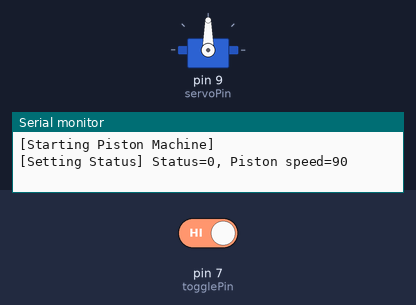
A sketch run on a simulated Arduino Uno, built with avr-gcc and run on an emulated ATmega328P. On the bench: servo, the last lines printed to the serial monitor. The test bench sets the inputs (shaded band); at power-on: pin 7 (togglePin) HIGH. Random numbers use the default seed unless the sketch sets one.

Above: at 1.2 s.
1.3 s: pin 7 (togglePin) driven LOW
At 8.2 s:
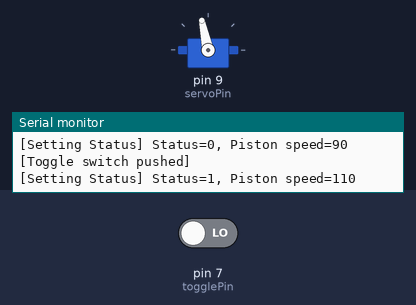
At 12.43 s:
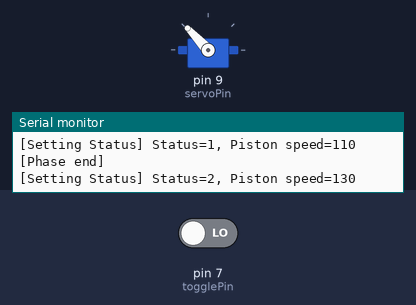
Timing chart, 0 to 13.5 s (numbered marks = the images above; inputs shaded):
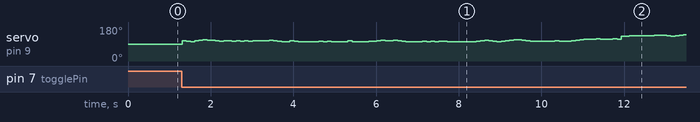

The sketch:

servo.ino
```cpp
#include <Servo.h>

// ピストンステータス
#define STATUS_STOP 0
#define STATUS_LOW  1
#define STATUS_MIDDLE 2
#define STATUS_HIGH 3
#define STATUS_REST 4

// pin番号
int togglePin = 7;
int servoPin = 9;

// サーボモータインスタンス
Servo servo;

// トグルスイッチ
int toggleVal = LOW;
int oldToggleVal = LOW;

// ピストン
int pistonStatus = 0;
int defaultPistonSpeed = 90;
int pistonSpeed = 90;
int loopCnt = 1;
int speedRange = 8;
int phaseLength = 120;

void setSpeed() {
    // ステータスごとにスピードを変更
    switch (pistonStatus) {
    case STATUS_STOP:
    case STATUS_REST:
      defaultPistonSpeed = 90;
      break;
    case STATUS_LOW:
      defaultPistonSpeed = 110;
      break;
    case STATUS_MIDDLE:
      defaultPistonSpeed = 130;
      break;
    case STATUS_HIGH:
      defaultPistonSpeed = 150;
      break;
    }
    pistonSpeed = defaultPistonSpeed;

    Serial.print("[Setting Status] Status=");
    Serial.print(pistonStatus);
    Serial.print(", Piston speed=");
    Serial.println(defaultPistonSpeed);
}

void setup() {
  Serial.begin(9600);
  Serial.println("[Starting Piston Machine]");
  pinMode(togglePin, INPUT_PULLUP);
  servo.attach(servoPin);
  setSpeed();
}

void loop() {
  toggleVal = digitalRead(togglePin);

  // トグルスイッチが押されたら
  if (toggleVal == LOW && oldToggleVal== HIGH) {
    Serial.println("[Toggle switch pushed]");
    // ステータスを変更
    if (pistonStatus == STATUS_STOP) {
      pistonStatus = STATUS_LOW;
    } else {
      pistonStatus = STATUS_STOP;
    }
    setSpeed();
  }
  oldToggleVal = toggleVal;

  if (pistonStatus != STATUS_STOP) {
    pistonSpeed += random(7) - 3;
    if (pistonSpeed < defaultPistonSpeed - speedRange) {
      pistonSpeed = defaultPistonSpeed - speedRange;
    } else if (pistonSpeed > defaultPistonSpeed + speedRange) {
      pistonSpeed = defaultPistonSpeed + speedRange;
    }

    if (loopCnt % phaseLength == 0) {
      Serial.println("[Phase end]");
      switch (pistonStatus) {
      case STATUS_LOW: // LOWのままか、MIDDLEに移行
        pistonStatus += random(2);
        break;
      case STATUS_MIDDLE: // MIDDLEのままか、HIGHに移行
        pistonStatus += random(2);
        break;
      case STATUS_HIGH: // HIGHのままか、RESTに移行
        pistonStatus += random(2);
        break;
      case STATUS_REST: // LOWかHIGHに移行
        pistonStatus = random(2) * 2 + 1;
        break;
      }

      loopCnt = 0;
      setSpeed();
    }

    //Serial.println(pistonSpeed);
  }

  servo.write(pistonSpeed);

  loopCnt++;

  delay(100);
}
```
